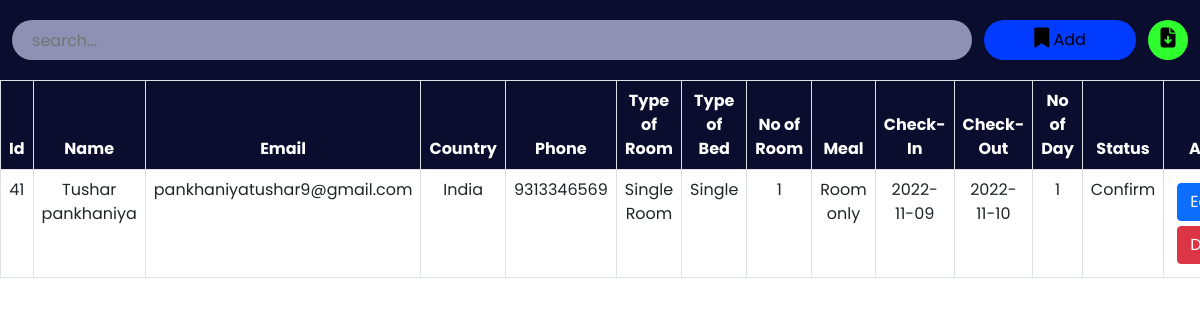
Page /admin/roombook.php on the earlier database version.
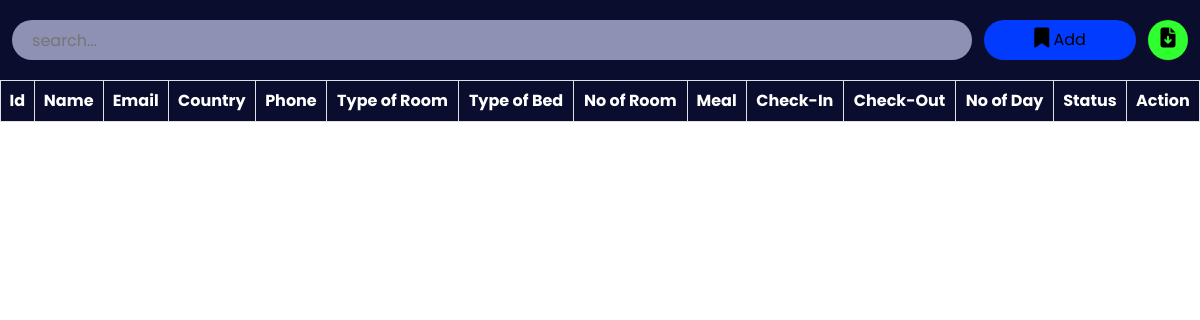
Same page on the later database version.
### tables this page shows
CREATE TABLE `roombook` (
  `id` int(11) NOT NULL,
  `Name` varchar(50) NOT NULL,
  `Email` varchar(50) NOT NULL,
  `Country` varchar(30) NOT NULL,
  `Phone` varchar(30) NOT NULL,
  `RoomType` varchar(30) NOT NULL,
  `Bed` varchar(30) NOT NULL,
  `Meal` varchar(30) NOT NULL,
  `NoofRoom` varchar(30) NOT NULL,
  `cin` date NOT NULL,
  `cout` date NOT NULL,
  `nodays` int(50) NOT NULL,
  `stat` varchar(30) NOT NULL
);

### admin/roombook.php (the view, shortened to what this page needs)
<?php
include '../config.php';
?>
<!DOCTYPE html>
<html lang="en">
<head>
    <link href="https://cdn.jsdelivr.net/npm/bootstrap@5.0.2/dist/css/bootstrap.min.css" rel="stylesheet">
    <link rel="stylesheet" href="https://cdnjs.cloudflare.com/ajax/libs/font-awesome/6.2.0/css/all.min.css" />
    <link rel="stylesheet" href="./css/roombook.css">
</head>
<body>
    <div class="searchsection">
        <input type="text" name="search_bar" id="search_bar" placeholder="search..." onkeyup="searchFun()">
        <button class="adduser" id="adduser" onclick="adduseropen()"><i class="fa-solid fa-bookmark"></i> Add</button>
        <form action="./exportdata.php" method="post">
            <button class="exportexcel" id="exportexcel" name="exportexcel" type="submit"><i class="fa-solid fa-file-arrow-down"></i></button>
        </form>
    </div>
    <div class="roombooktable" class="table-responsive-xl">
        <?php
            $roombooktablesql = "SELECT * FROM roombook";
            $roombookresult = mysqli_query($conn, $roombooktablesql);
        ?>
        <table class="table table-bordered" id="table-data">
            <thead>
                <tr>
                    <th scope="col">Id</th>
                    <th scope="col">Name</th>
                    <th scope="col">Email</th>
                    <th scope="col">Country</th>
                    <th scope="col">Phone</th>
                    <th scope="col">Type of Room</th>
                    <th scope="col">Type of Bed</th>
                    <th scope="col">No of Room</th>
                    <th scope="col">Meal</th>
                    <th scope="col">Check-In</th>
                    <th scope="col">Check-Out</th>
                    <th scope="col">No of Day</th>
                    <th scope="col">Status</th>
                    <th scope="col" class="action">Action</th>
                </tr>
            </thead>
            <tbody>
            <?php
            while ($res = mysqli_fetch_array($roombookresult)) {
            ?>
                <tr>
                    <td><?php echo $res['id'] ?></td>
                    <td><?php echo $res['Name'] ?></td>
                    <td><?php echo $res['Email'] ?></td>
                    <td><?php echo $res['Country'] ?></td>
                    <td><?php echo $res['Phone'] ?></td>
                    <td><?php echo $res['RoomType'] ?></td>
                    <td><?php echo $res['Bed'] ?></td>
                    <td><?php echo $res['NoofRoom'] ?></td>
                    <td><?php echo $res['Meal'] ?></td>
                    <td><?php echo $res['cin'] ?></td>
                    <td><?php echo $res['cout'] ?></td>
                    <td><?php echo $res['nodays'] ?></td>
                    <td><?php echo $res['stat'] ?></td>
                    <td class="action">
                        <a href="roombookedit.php?id=<?php echo $res['id'] ?>"><button class="btn btn-primary">Edit</button></a>
                        <a href="roombookdelete.php?id=<?php echo $res['id'] ?>"><button class='btn btn-danger'>Delete</button></a>
                    </td>
                </tr>
            <?php
            }
            ?>
            </tbody>
        </table>
    </div>
</body>
</html>

### admin/css/roombook.css (style rules this page uses)
:root { --bg-text-shadow: 0 2px 4px rgb(13 0 77 / 8%), 0 3px 6px rgb(13 0 77 / 8%), 0 8px 16px rgb(13 0 77 / 8%); --bg-box-shadow: 0px 0px 20px 6px rgba(26, 30, 164, 0.31); }
body { background-color: #ffff; }
* { margin: 0; padding: 0; font-family: 'Poppins', sans-serif; }
i { font-size: 20px; }
.searchsection { height: 80px; width: 100%; display: flex; justify-content: space-evenly; align-items: center; background-color: #0a0d2d; position: fixed; z-index: 500; }
#search_bar { height: 40px; width: 80%; border: none; background-color: rgba(195, 198, 233, 0.714); padding-left: 20px; border-radius: 30px; }
#adduser { height: 40px; background-color: rgb(0, 59, 254); border: none; border-radius: 30px; padding: 0 50px; }
.exportexcel { height: 40px; width: 40px; background-color: rgb(47, 255, 47); border: none; border-radius: 50%; }
.roombooktable { position: absolute; color: #0a0d2d; margin-top: 80px; width: 100%; height: 100vh; padding-bottom: 900px; }
.roombooktable thead { background-color: #0a0d2d; color: white; text-align: center; }
a { color: black; }
.roombooktable tbody { text-align: center; }
.action a { text-decoration: none; }
.action button { display: flex; flex-wrap: wrap; margin: 5px; }

Differences in the rows shown:
removed roombook: id "41", Name "Tushar pankhaniya", Email "pankhaniyatushar9@gmail.com", Country "India", Phone "9313346569", RoomType "Single Room", Bed "Single", NoofRoom "1", Meal "Room only", cin "2022-11-09", cout "2022-11-10", nodays "1", stat "Confirm"
